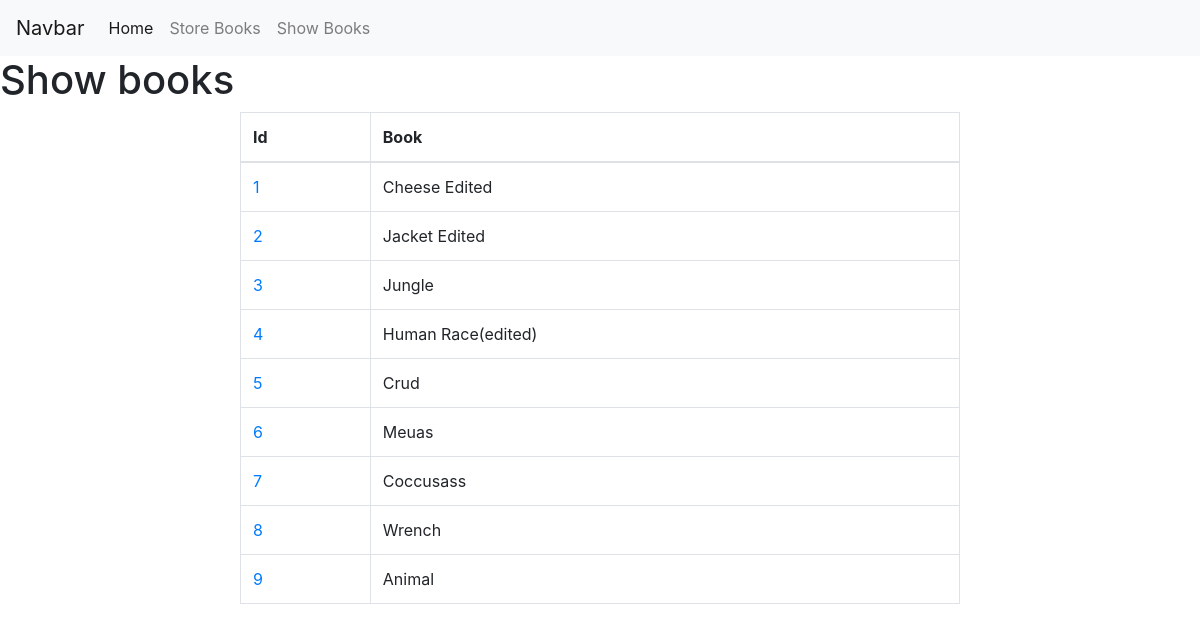
The page /Show_Books/ on the database its author committed.
### book_store/models.py (models this page shows)
class BookstoreModel(models.Model):
    Category=(('Mystery', 'Mystery'), ('Noble', 'Noble'), ('Thriller',
                'Thriller'), ('Humor', 'Humor'), ('Horror', 'Horror'))
    id=models.IntegerField(primary_key=True)
    book_name=models.CharField(max_length=30)
    author=models.CharField(max_length=30)
    category=models.CharField(max_length=30,choices=Category)
    first_pub=models.DateTimeField(auto_now_add=True)
    last_pub=models.DateTimeField(auto_now=True)

### book_store/views.py (the view)
# urls.py: path('Show_Books/', views.Booklistview.as_view(),name='show_books'),
class Booklistview(ListView):
    model=BookstoreModel
    template_name='show_books.html'
    context_object_name='data' #passing the data
    ordering=['id']

### book_store/templates/show_books.html (shortened to what this page needs)
{% extends 'base.html' %}
{% block body %}
<h1>Show books</h1>
<div style="margin:auto;width:60%">
{% if data %}
<table class="table table-bordered">
    <thead>
      <tr>
        <th scope="col">Id</th>
        <th scope="col">Book</th>
      </tr>
    </thead>
    <tbody>
      {% for item in data %}
      <tr>
        <td><a href="{% url 'book_details' item.id %}">{{item.id}}</a></td>
        <td>{{item.book_name}}</td>
      </tr>
      {% endfor %}
    </tbody>
  </table>
{% else %}
<h1>No data to show</h1>
{% endif %}
</div>
{% endblock %}

### book_store/templates/base.html (shortened to what this page needs)
<!DOCTYPE html>
<html lang="en">
<head>
    <link rel="stylesheet" href="https://cdn.jsdelivr.net/npm/bootstrap@4.0.0/dist/css/bootstrap.min.css">
</head>
<body>
    <nav class="navbar navbar-expand-lg navbar-light bg-light text-white">
        <a class="navbar-brand" href="#">Navbar</a>
        <div class="collapse navbar-collapse" id="navbarNavAltMarkup">
          <div class="navbar-nav">
            <a class="nav-item nav-link active" href="home.html">Home <span class="sr-only">(current)</span></a>
            <a class="nav-item nav-link" href="{% url 'store_book' %}">Store Books</a>
            <a class="nav-item nav-link" href="{% url 'show_books' %}">Show Books</a>
          </div>
        </div>
      </nav>
      {% block body %} {% endblock %}
</body>
</html>

### rows shown on the page
BookstoreModel: id "1", book_name "Cheese Edited"
BookstoreModel: id "2", book_name "Jacket Edited"
BookstoreModel: id "3", book_name "Jungle"
BookstoreModel: id "4", book_name "Human Race(edited)"
BookstoreModel: id "5", book_name "Crud"
BookstoreModel: id "6", book_name "Meuas"
BookstoreModel: id "7", book_name "Coccusass"
BookstoreModel: id "8", book_name "Wrench"
BookstoreModel: id "9", book_name "Animal"
